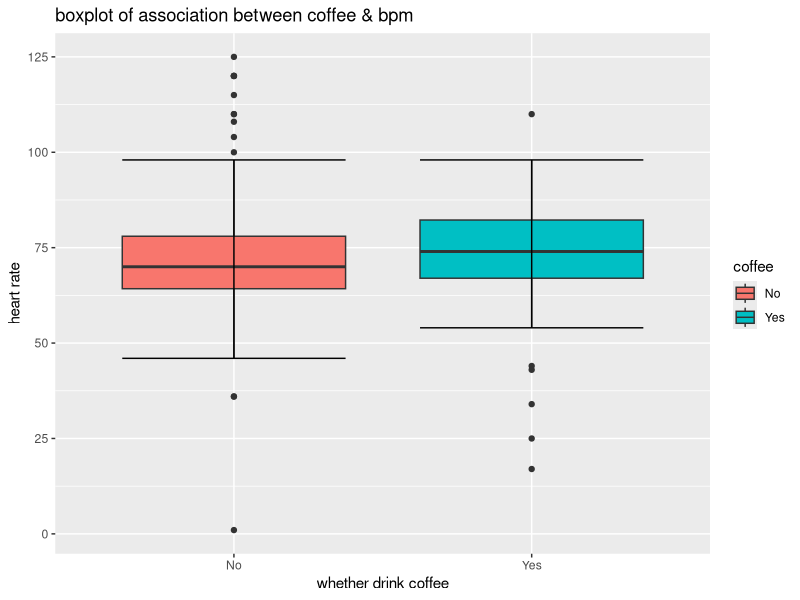
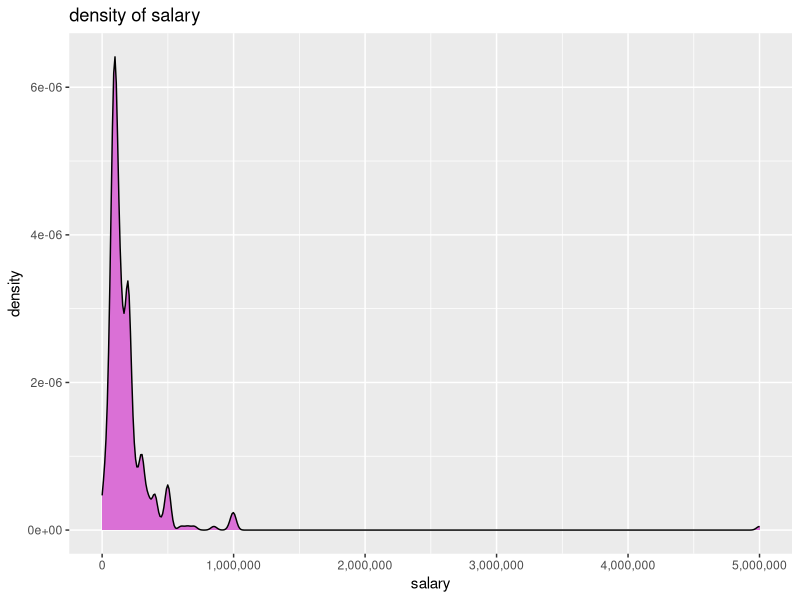
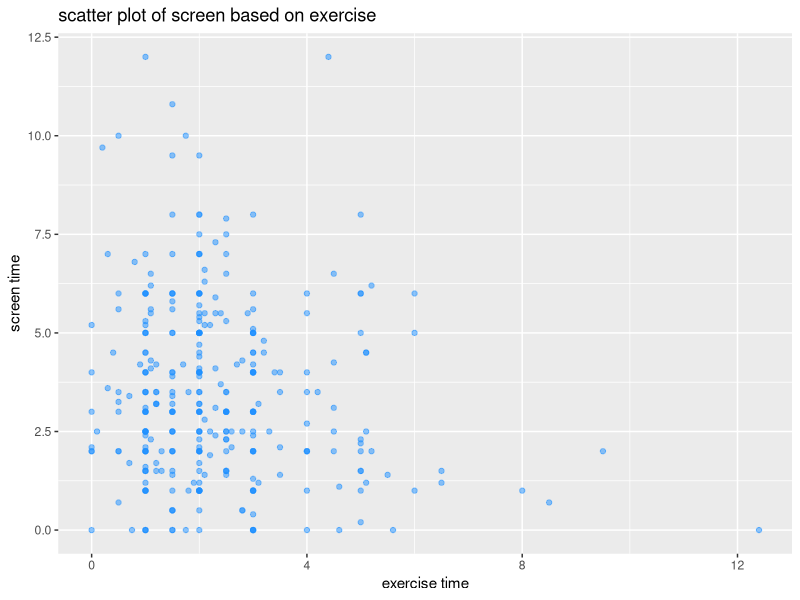
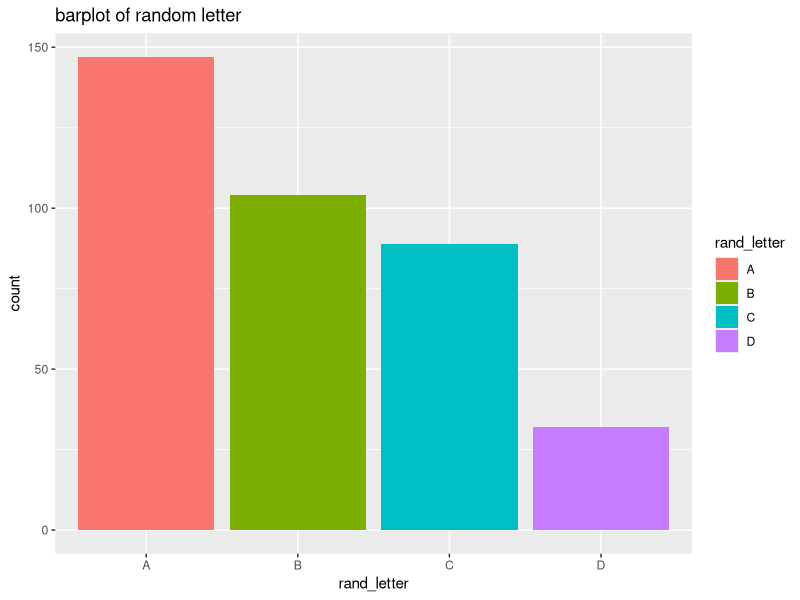
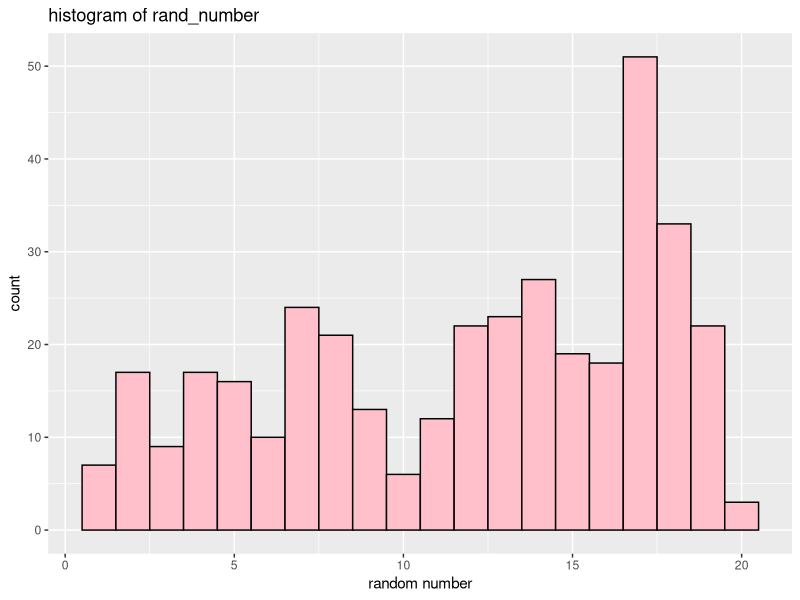
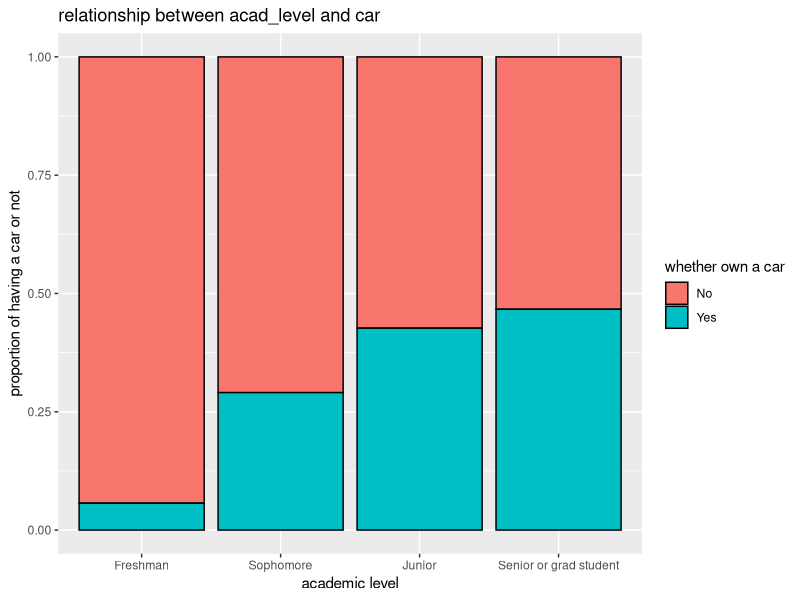
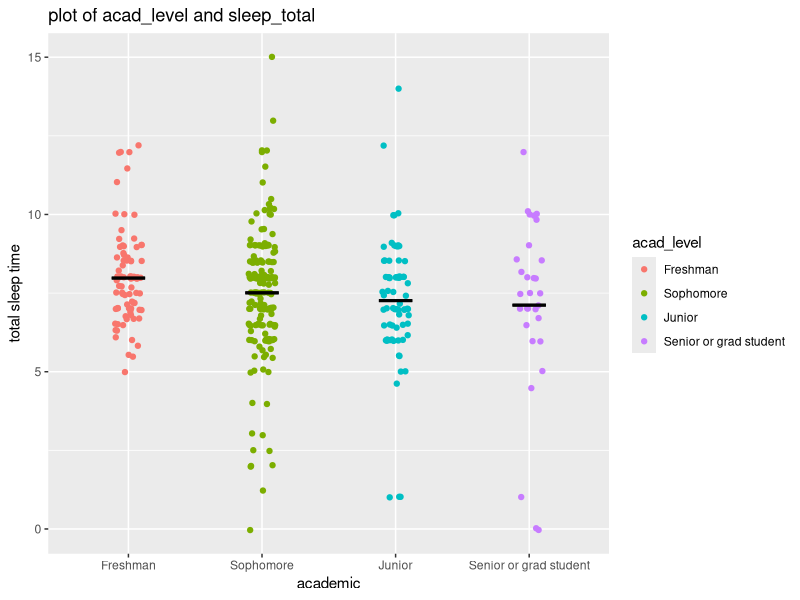

The R source for these figures, in order:
## ---- chunk 1
knitr::opts_chunk$set(echo = TRUE)
## ---- chunk 2
library(tidyverse)
## ---- chunk 3
#install.packages("readxl)
library(readxl)
Class_F23 = read_excel("Class_F23.xlsx")
## ---- chunk 4
#View(Class_F23)
## ---- chunk 5
ggplot(data = Class_F23, aes(x = coffee, y = bpm, fill = coffee)) +
  geom_boxplot() +
  stat_boxplot(geom = "errorbar") +
  labs(x = "whether drink coffee", y = "heart rate", title = "boxplot of association between coffee & bpm")
## ---- chunk 6
summary(Class_F23$salary)
## ---- chunk 7
library(scales)
ggplot(data = Class_F23, aes(x = salary)) + 
  geom_density(fill="orchid")+
  scale_x_continuous(labels = comma,limits = c(0, 5000000))+
  labs(title="density of salary")
## ---- chunk 8
Class_F23 |>
  group_by(grad_plans) |>
  summarise(Mean = mean(salary,na.rm=TRUE),
            Median = median(salary,na.rm=TRUE),
            St_Dev = sd(salary,na.rm=TRUE))
## ---- chunk 9
Class_F23 |>
  filter(phone+screen+exercise+sleep_total<=24) |>
    ggplot(aes(x = exercise, y = screen)) +
    geom_point(alpha = 0.5, color = "dodgerblue") +
    labs(x = "exercise time", y = "screen time", title="scatter plot of screen based on exercise")
## ---- chunk 10
ggplot(data=Class_F23,aes(x=rand_letter,fill=rand_letter))+
  geom_bar()+
  labs(title="barplot of random letter")
## ---- chunk 11
Class_F23 |>
  filter(rand_number>=1 & rand_number<=20) |>
  ggplot(aes(x=rand_number))+
  geom_histogram(bins=20,color="black",fill="pink") +
  labs(title="histogram of rand_number", x="random number")
## ---- chunk 12
Class_F23$acad_level = factor(Class_F23$acad_level, levels = c("Freshman", "Sophomore", "Junior", "Senior or grad student"))

## ---- chunk 13
ggplot(data = Class_F23, aes(x = acad_level, fill = car)) +
  geom_bar(color = "black", position = "fill") +
  labs(x = "academic level", 
       y = "proportion of having a car or not",
       fill="whether own a car",
       title = "relationship between acad_level and car")
## ---- chunk 14
ggplot(data = Class_F23, aes(x = acad_level, y = sleep_total, color = acad_level)) +
  geom_jitter(width=0.1) +
  labs(x = "academic", y = "total sleep time", title = "plot of acad_level and sleep_total")+
  stat_summary(fun = mean, fun.min = mean, fun.max = mean, geom = "errorbar", color = "black", width = 0.25, size = 1.0)
